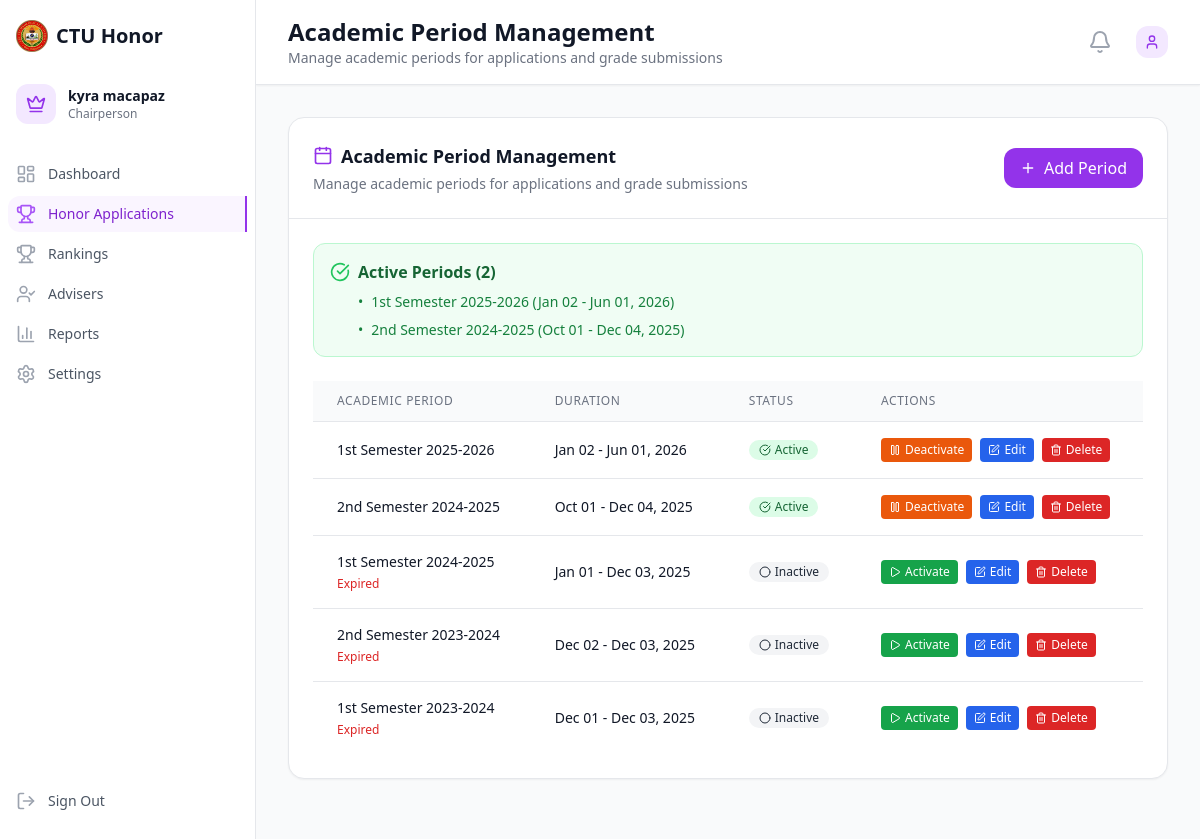
The app's page /chairperson/applications.php (signed in) with its own data.
### tables this page shows
CREATE TABLE `academic_periods` (
  `id` int NOT NULL COMMENT 'Unique period identifier',
  `period_name` varchar(50) NOT NULL COMMENT 'Display name (e.g., First Semester 2024-2025)',
  `school_year` varchar(20) NOT NULL COMMENT 'Academic year (e.g., 2024-2025)',
  `semester` enum('1st','2nd','summer') NOT NULL COMMENT 'Semester type',
  `start_date` date NOT NULL COMMENT 'Period start date',
  `end_date` date NOT NULL COMMENT 'Period end date',
  `is_active` tinyint(1) DEFAULT '0' COMMENT 'Only one period can be active at a time',
  `registration_deadline` date DEFAULT NULL COMMENT 'Deadline for grade submissions',
  `application_deadline` date DEFAULT NULL COMMENT 'Deadline for honor applications',
  `created_at` timestamp NULL DEFAULT CURRENT_TIMESTAMP COMMENT 'Record creation date',
  `updated_at` timestamp NULL DEFAULT CURRENT_TIMESTAMP ON UPDATE CURRENT_TIMESTAMP COMMENT 'Last update date'
);

### chairperson/applications.php (the view, shortened to what the rows shown need)
<?php
require_once '../config/config.php';
require_once '../classes/AcademicPeriod.php';
$database = new Database();
$db = $database->getConnection();
$academicPeriod = new AcademicPeriod($db);
$academic_periods = $academicPeriod->getAll();
$active_periods = [];
foreach ($academic_periods as $period) {
    if ($period['is_active']) {
        $active_periods[] = $period;
    }
}
?>
<!DOCTYPE html>
<html lang="en">
<head>
    <script src="https://cdn.tailwindcss.com"></script>
</head>
<body class="bg-gray-50">
    <div class="flex h-screen">
        <div class="flex flex-col flex-1 overflow-hidden">
            <header class="bg-white shadow-sm border-b border-gray-200">
                <div class="flex items-center justify-between px-4 py-4 sm:px-6 lg:px-8">
                    <div class="flex items-center">
                        <div class="ml-4 md:ml-0">
                            <h1 class="text-2xl font-bold text-gray-900">Academic Period Management</h1>
                        </div>
                    </div>
                </div>
            </header>
            <main class="flex-1 overflow-y-auto">
                <div class="p-4 sm:p-6 lg:p-8">
                    <div class="mb-8 bg-white rounded-2xl shadow-sm border border-gray-200">
                        <div class="p-6">
                            <?php if (!empty($active_periods)): ?>
                                <div class="mb-6 p-4 bg-green-50 border border-green-200 rounded-xl">
                                    <div class="flex items-start">
                                        <div class="flex-1">
                                            <div class="mt-2 space-y-2">
                                                <?php foreach ($active_periods as $period): ?>
                                                    <?php
                                                        $is_expired = $academicPeriod->isExpired($period);
                                                        $semester_display = $period['semester'] === '1st' ? '1st Semester' :
                                                                          ($period['semester'] === '2nd' ? '2nd Semester' :
                                                                          ucfirst($period['semester']));
                                                    ?>
                                                    <div class="flex items-center text-sm <?php echo $is_expired ? 'text-yellow-700' : 'text-green-700'; ?>">
                                                        <span class="font-medium">•</span>
                                                        <span class="ml-2">
                                                            <?php echo htmlspecialchars($semester_display . ' ' . $period['school_year']); ?>
                                                            (<?php echo date('M d', strtotime($period['start_date'])); ?> - <?php echo date('M d, Y', strtotime($period['end_date'])); ?>)
                                                        </span>
                                                    </div>
                                                <?php endforeach; ?>
                                            </div>
                                        </div>
                                    </div>
                                </div>
                            <?php endif; ?>
                            <?php if (empty($academic_periods)): ?>
                                <div class="text-center py-12">
                                    <i data-lucide="calendar-x" class="w-16 h-16 text-gray-300 mx-auto mb-4"></i>
                                    <h4 class="text-xl font-medium text-gray-900 mb-2">No Academic Periods</h4>
                                    <p class="text-gray-500">Create an academic period to start managing applications.</p>
                                </div>
                            <?php else: ?>
                                <div class="overflow-x-auto">
                                    <table class="min-w-full divide-y divide-gray-200">
                                        <thead class="bg-gray-50">
                                            <tr>
                                                <th class="px-6 py-3 text-left text-xs font-medium text-gray-500 uppercase tracking-wider">Academic Period</th>
                                                <th class="px-6 py-3 text-left text-xs font-medium text-gray-500 uppercase tracking-wider">Duration</th>
                                                <th class="px-6 py-3 text-left text-xs font-medium text-gray-500 uppercase tracking-wider">Status</th>
                                                <th class="px-6 py-3 text-left text-xs font-medium text-gray-500 uppercase tracking-wider">Actions</th>
                                            </tr>
                                        </thead>
                                        <tbody class="bg-white divide-y divide-gray-200">
                                            <?php foreach ($academic_periods as $period): ?>
                                                <?php
                                                    $period_is_expired = $academicPeriod->isExpired($period);
                                                    $row_class = $period_is_expired ? 'hover:bg-red-50 bg-red-25' : 'hover:bg-gray-50';
                                                ?>
                                                <tr class="<?php echo $row_class; ?>">
                                                    <td class="px-6 py-4 whitespace-nowrap">
                                                        <div class="text-sm font-medium text-gray-900"><?php
                                                            $semester_display = $period['semester'] === '1st' ? '1st Semester' :
                                                                              ($period['semester'] === '2nd' ? '2nd Semester' :
                                                                              ucfirst($period['semester']));
                                                            echo htmlspecialchars($semester_display . ' ' . $period['school_year']);
                                                        ?></div>
                                                        <?php if ($period_is_expired): ?>
                                                            <div class="text-xs text-red-600 mt-1">Expired</div>
                                                        <?php endif; ?>
                                                    </td>
                                                    <td class="px-6 py-4 whitespace-nowrap text-sm text-gray-900">
                                                        <?php echo date('M d', strtotime($period['start_date'])); ?> -
                                                        <?php echo date('M d, Y', strtotime($period['end_date'])); ?>
                                                    </td>
                                                    <td class="px-6 py-4 whitespace-nowrap">
                                                        <?php if ($period['is_active']): ?>
                                                            <?php if ($period_is_expired): ?>
                                                                <span class="inline-flex items-center px-2.5 py-0.5 rounded-full text-xs font-medium bg-yellow-100 text-yellow-800">
                                                                    <i data-lucide="alert-triangle" class="w-3 h-3 mr-1"></i>
                                                                    Active (Expired)
                                                                </span>
                                                            <?php else: ?>
                                                                <span class="inline-flex items-center px-2.5 py-0.5 rounded-full text-xs font-medium bg-green-100 text-green-800">
                                                                    <i data-lucide="check-circle" class="w-3 h-3 mr-1"></i>
                                                                    Active
                                                                </span>
                                                            <?php endif; ?>
                                                        <?php else: ?>
                                                            <span class="inline-flex items-center px-2.5 py-0.5 rounded-full text-xs font-medium bg-gray-100 text-gray-800">
                                                                <i data-lucide="circle" class="w-3 h-3 mr-1"></i>
                                                                Inactive
                                                            </span>
                                                        <?php endif; ?>
                                                    </td>
                                                    <td class="px-6 py-4 whitespace-nowrap text-sm font-medium">
                                                        <div class="flex flex-col space-y-1 sm:flex-row sm:space-y-0 sm:space-x-2">
                                                            <?php if ($period['is_active']): ?>
                                                                <button onclick="deactivatePeriod(<?php echo $period['id']; ?>)"
                                                                        class="bg-orange-600 hover:bg-orange-700 text-white px-2 py-1 rounded text-xs transition-colors flex items-center justify-center">
                                                                    <i data-lucide="pause" class="w-3 h-3 mr-1"></i>
                                                                    Deactivate
                                                                </button>
                                                            <?php else: ?>
                                                                <button onclick="showActivatePeriodModal(<?php echo htmlspecialchars(json_encode($period)); ?>)"
                                                                        class="bg-green-600 hover:bg-green-700 text-white px-2 py-1 rounded text-xs transition-colors flex items-center justify-center">
                                                                    <i data-lucide="play" class="w-3 h-3 mr-1"></i>
                                                                    Activate
                                                                </button>
                                                            <?php endif; ?>
                                                            <button onclick="editPeriod(<?php echo htmlspecialchars(json_encode($period)); ?>)"
                                                                    class="bg-blue-600 hover:bg-blue-700 text-white px-2 py-1 rounded text-xs transition-colors flex items-center justify-center">
                                                                <i data-lucide="edit" class="w-3 h-3 mr-1"></i>
                                                                Edit
                                                            </button>
                                                            <button onclick="deletePeriod(<?php echo $period['id']; ?>, '<?php
                                                                $semester_display = $period['semester'] === '1st' ? '1st Semester' :
                                                                                  ($period['semester'] === '2nd' ? '2nd Semester' :
                                                                                  ucfirst($period['semester']));
                                                                echo htmlspecialchars($semester_display . ' ' . $period['school_year']);
                                                            ?>')"
                                                                    class="bg-red-600 hover:bg-red-700 text-white px-2 py-1 rounded text-xs transition-colors flex items-center justify-center">
                                                                <i data-lucide="trash-2" class="w-3 h-3 mr-1"></i>
                                                                Delete
                                                            </button>
                                                        </div>
                                                    </td>
                                                </tr>
                                            <?php endforeach; ?>
                                        </tbody>
                                    </table>
                                </div>
                            <?php endif; ?>
                        </div>
                    </div>
                </div>
            </main>
        </div>
    </div>
</body>
</html>

### records on screen
academic_periods: semester+school_year "1st Semester 2025-2026", start_date "Jan 02", end_date "Jun 01, 2026", is_active 1 (drawn)
academic_periods: semester+school_year "2nd Semester 2024-2025", start_date "Oct 01", end_date "Dec 04, 2025", is_active 1 (drawn)
academic_periods: semester+school_year "1st Semester 2024-2025", shows "Expired", start_date "Jan 01", end_date "Dec 03, 2025", is_active 0 (drawn)
academic_periods: semester+school_year "2nd Semester 2023-2024", shows "Expired", start_date "Dec 02", end_date "Dec 03, 2025", is_active 0 (drawn)
academic_periods: semester+school_year "1st Semester 2023-2024", shows "Expired", start_date "Dec 01", end_date "Dec 03, 2025", is_active 0 (drawn)

### other values on screen
$_SESSION['first_name'] "kyra"
$_SESSION['last_name'] "macapaz"
count($active_periods) "2"
